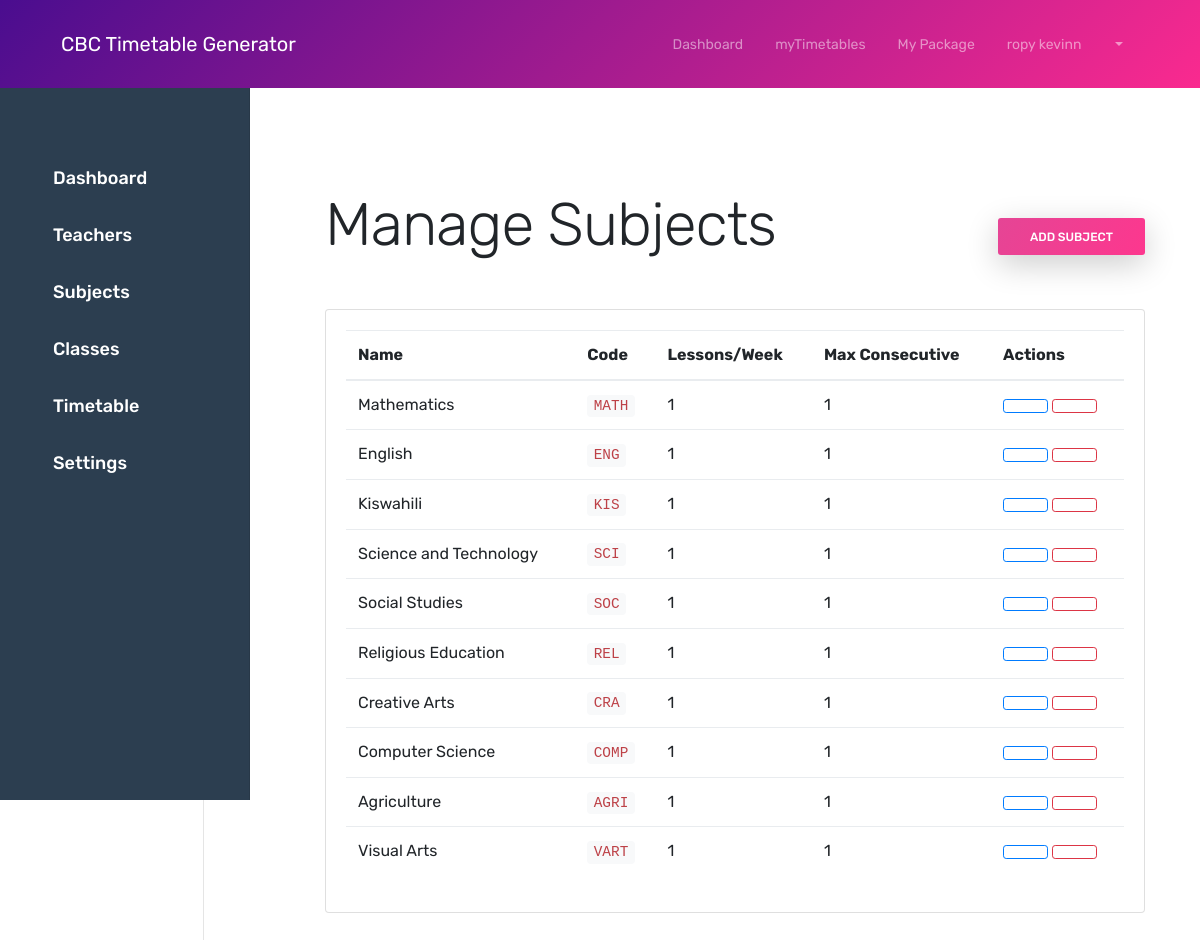
Screenshot of /admin/subjects (signed in) with the database file from the repository.
### app/models/user.py (models this page shows, shortened)
class User(UserMixin, db.Model):
    id = db.Column(db.Integer, primary_key=True)
    username = db.Column(db.String(64), unique=True, nullable=False)
    email = db.Column(db.String(120), unique=True, nullable=False)
    password_hash = db.Column(db.String(128))
    role = db.Column(db.String(20), default='teacher')
    school_id = db.Column(db.Integer, db.ForeignKey('school.id'), nullable=False)
    is_active = db.Column(db.Boolean, default=True)
    created_at = db.Column(db.DateTime, default=db.func.current_timestamp())
    updated_at = db.Column(db.DateTime, default=db.func.current_timestamp(),
                          onupdate=db.func.current_timestamp())
    @property
    def is_admin(self):
        return self.role == 'admin'

### app/models/timetable.py (models this page shows)
class Subject(db.Model):
    id = db.Column(db.Integer, primary_key=True)
    name = db.Column(db.String(50), nullable=False)
    code = db.Column(db.String(10), nullable=False)
    lessons_per_week = db.Column(db.Integer, default=1)
    grade_level = db.Column(db.Integer, nullable=False)
    school_id = db.Column(db.Integer, db.ForeignKey('school.id'), nullable=False)
    max_consecutive_periods= db.Column(db.Integer, nullable=False)

### app/admin/routes.py (the view)
@bp.route('/subjects')
@login_required
@admin_required
def manage_subjects():
    subjects = Subject.query.filter_by(school_id=current_user.school_id).all()
    form = SubjectForm()
    return render_template('admin/manage_subjects.html', subjects=subjects, form=form)

### app/models/user.py (called while the page is built)
@login_manager.user_loader
def load_user(id):
    return User.query.get(int(id))

### app/utils/security.py (called while the page is built)
def admin_required(f):
    @wraps(f)
    def decorated_function(*args, **kwargs):
        if not current_user.is_authenticated or not current_user.is_admin:
            abort(403)
        return f(*args, **kwargs)
    return decorated_function

### app/templates/admin/manage_subjects.html (shortened to what this page needs)
{% extends "admin/base.html" %}
{% block admin_content %}
<div class="container py-4">
    <div class="sidebar"
        style="width: 250px; background-color: #2C3E50; color: white; height: 100vh; padding-top: 20px; position: fixed; top: 0; left: 0; z-index: 1000;">
        <ul class="nav flex-column" style="list-style-type: none; padding-left: 0;">
            <li class="nav-item">
                <a href="{{ url_for('admin.dashboard') }}" class="nav-link text-white" style="padding: 15px; font-size: 18px;">
                     Dashboard
                </a>
            </li>
            <li class="nav-item">
                <a href="{{ url_for('admin.manage_teachers') }}" class="nav-link text-white"
                    style="padding: 15px; font-size: 18px;">
                     Teachers
                </a>
            </li>
            <li class="nav-item">
                <a href="{{ url_for('admin.manage_subjects') }}" class="nav-link text-white"
                    style="padding: 15px; font-size: 18px;">
                     Subjects
                </a>
            </li>
            <li class="nav-item">
                <a href="{{ url_for('admin.manage_classes') }}" class="nav-link text-white"
                    style="padding: 15px; font-size: 18px;">
                     Classes
                </a>
            </li>
            <li class="nav-item">
                <a href="{{ url_for('admin.manage_timetables') }}" class="nav-link text-white"
                    style="padding: 15px; font-size: 18px;">
                     Timetable
                </a>
            </li>
            <li class="nav-item">
                <a href="{{ url_for('admin.settings') }}" class="nav-link text-white"
                    style="padding: 15px; font-size: 18px;">
                     Settings
                </a>
            </li>
        </ul>
    </div>
    <div class="main-content" style="margin-left: 250px; padding: 20px;">
        <div class="d-flex justify-content-between align-items-center mb-4">
            <h1>Manage Subjects</h1>
            <button type="button" class="btn btn-primary" data-bs-toggle="modal" data-bs-target="#addSubjectModal">
                 Add Subject
            </button>
        </div>
        <div class="card">
            <div class="card-body">
                <div class="table-responsive">
                    <table class="table table-hover">
                        <thead>
                            <tr>
                                <th>Name</th>
                                <th>Code</th>
                                <th>Lessons/Week</th>
                                <th>Max Consecutive</th>
                                <th>Actions</th>
                            </tr>
                        </thead>
                        <tbody>
                            {% for subject in subjects %}
                            <tr>
                                <td>{{ subject.name }}</td>
                                <td><code>{{ subject.code }}</code></td>
                                <td>{{ subject.lessons_per_week }}</td>
                                <td>{{ subject.max_consecutive_periods }}</td>
                                <td>
                                    <button class="btn btn-sm btn-outline-primary"
                                        onclick="editSubject({{ subject.id }})">
                                    </button>
                                    <button class="btn btn-sm btn-outline-danger"
                                        onclick="deleteSubject({{ subject.id }})">
                                    </button>
                                </td>
                            </tr>
                            {% endfor %}
                        </tbody>
                    </table>
                </div>
            </div>
        </div>
    </div>
</div>
{% endblock %}

### app/templates/admin/base.html (shortened to what this page needs)
{% extends "base.html" %}
{% block content %}
<nav class="sidebar" id="sidebar">
    <div class="sidebar-sticky">
        <ul class="nav flex-column" >
            <li class="nav-item">
                <a class="nav-link {% if request.endpoint == 'admin.dashboard' %}active{% endif %}"
                   href="{{ url_for('admin.dashboard') }}">
                </a>
            </li>
            <li class="nav-item">
                <a class="nav-link {% if 'subscription' in request.endpoint %}active{% endif %}"
                   href="{{ url_for('admin.manage_subscription') }}">
                </a>
            </li>
            <li class="nav-item">
                <a class="nav-link {% if 'teachers' in request.endpoint %}active{% endif %}"
                   href="{{ url_for('admin.manage_teachers') }}">
                </a>
            </li>
            <li class="nav-item">
                <a class="nav-link {% if 'classes' in request.endpoint %}active{% endif %}"
                   href="{{ url_for('admin.manage_classes') }}">
                </a>
            </li>
            <li class="nav-item">
                <a class="nav-link {% if 'subjects' in request.endpoint %}active{% endif %}"
                   href="{{ url_for('admin.manage_subjects') }}">
                </a>
            </li>
            <li class="nav-item">
                <a class="nav-link {% if 'timetable' in request.endpoint %}active{% endif %}"
                   href="{{ url_for('admin.manage_timetables') }}">
                </a>
            </li>
            <li class="nav-item mt-auto">
                <a class="nav-link text-danger" href="{{ url_for('auth.logout') }}">
                </a>
            </li>
        </ul>
    </div>
</nav>
<nav class="top-nav d-flex justify-content-between align-items-center">
    <div class="user-profile dropdown">
        <a class="dropdown-toggle text-decoration-none text-dark" href="#" role="button"
           data-bs-toggle="dropdown" aria-expanded="false">
            <span class="d-none d-md-inline">{{ current_user.username }}</span>
        </a>
    </div>
</nav>
<main class="main-content">
    {% block admin_content %}{% endblock %}
</main>
{% endblock %}

### app/templates/base.html (shortened to what this page needs)
<!DOCTYPE html>
<html lang="en">
<head>
    <link rel="stylesheet" href="{{ url_for('static', filename='css/bootstrap.min.css') }}">
    <link rel="stylesheet" href="{{ url_for('static', filename='css/themify-icons.css') }}">
    <link rel="stylesheet" href="{{ url_for('static', filename='css/owl.carousel.min.css') }}">
    <link href="{{ url_for('static', filename='css/style.css') }}" rel="stylesheet">
    <link href="{{ url_for('static', filename='dashboard.css') }}" rel="stylesheet">
    <link href="{{ url_for('static', filename='css2/style.css') }}" rel="stylesheet">
</head>
<body>
    <div class="nav-menu fixed-top">
        <div class="container">
            <div class="row">
                <div class="col-md-12">
                    <nav class="navbar navbar-dark navbar-expand-lg">
                        <a class="navbar-brand" href="{{ url_for('main.index') }}"> CBC Timetable Generator</a>
                        <div class="collapse navbar-collapse" id="navbar">
                            <ul class="navbar-nav ml-auto">
                                {% if current_user.is_authenticated %}
                                <li class="nav-item">
                                    <a class="nav-link" href="{{ url_for('admin.dashboard') }}">Dashboard</a>
                                </li>
                                {% endif %}
                            </ul>
                            <ul class="navbar-nav">
                                {% if current_user.is_authenticated %}
                                <li class="nav-item">
                                    <a class="nav-link" href="{{  url_for('admin.timetable')  }}">myTimetables</a>
                                </li>
                                <li class="nav-item">
                                    <a class="nav-link" href="{{ url_for('admin.dashboard') }}">My Package</a>
                                </li>
                                <li class="nav-item dropdown">
                                    <a class="nav-link dropdown-toggle" href="#" id="navbarDropdown" role="button"
                                        data-bs-toggle="dropdown">
                                        {{ current_user.username }}
                                    </a>
                                </li>
                                {% endif %}
                            </ul>
                        </div>
                    </nav>
                </div>
            </div>
        </div>
    </div>
    <div class="content" style="padding-top: 100px;">
        {% block content %}{% endblock %}
    </div>
</body>
</html>

### app/static/css/style.css (style rules this page uses)
body { font-family: 'Rubik', sans-serif; position: relative; }
a { color: #e38cb7; }
h1 { font-size: 60px; font-weight: 300; letter-spacing: -1px; margin-bottom: 1.5rem; }
.btn { font-size: 12px; font-weight: 400; text-transform: uppercase; padding: 0.375rem 1.35rem; transition: all 0.3s ease; }
.btn-primary { border-radius: 3px; background-image: -moz-linear-gradient( 122deg, #e54595 0%, #fd378e 100%); background-image: -webkit-linear-gradient( 122deg, #e54595 0%, #fd378e 100%); background-image: -ms-linear-gradient( 122deg, #e54595 0%, #fd378e 100%); background-image: linear-gradient( 122deg, #e54595 0%, #fd378e 100%); box-shadow: 0px 9px 32px 0px rgba(0, 0, 0, 0.2); font-weight: 500; padding: 0.6rem 2rem; border: 0; }
.nav-menu { padding: 1rem 0; transition: all 0.3s ease; background-color: rgb(74, 13, 143); background: -moz-linear-gradient(135deg, rgb(74, 13, 143) 0%, rgb(250, 42, 143) 100%); background: -webkit-linear-gradient(135deg, rgb(74, 13, 143) 0%, rgb(250, 42, 143) 100%); background: linear-gradient(135deg, rgb(74, 13, 143) 0%, rgb(250, 42, 143) 100%); }
.navbar-nav .nav-link { position: relative; }
@media (min-width: 992px) { .navbar-expand-lg .navbar-nav .nav-link { padding-right: 1rem; padding-left: 1rem; font-size: 14px; } }
.sidebar { position: fixed; top: 20; left: 0; z-index: 1000; }
.nav { margin-top:130px }
.nav-link { display: flex; align-items: center; gap: 30px; }
.main-content { margin-left: 20px; padding: 20px; }

### app/static/dashboard.css (style rules this page uses)
.sidebar { position: fixed; top: 0; bottom: 0; left: 0; z-index: 100; padding: 48px 0 0; box-shadow: inset -1px 0 0 rgba(0, 0, 0, .1); }
.sidebar-sticky { position: relative; top: 0; height: calc(100vh - 48px); padding-top: .5rem; overflow-x: hidden; overflow-y: auto; }
.sidebar .nav-link { font-weight: 500; color: #333; padding: 0.5rem 1rem; }
.sidebar .nav-link.active { color: #2470dc; }
main { padding-top: 48px; }

### rows the page displays
User: username "ropy kevinn"
Subject: name "Mathematics", code "MATH", lessons_per_week "1", max_consecutive_periods "1"
Subject: name "English", code "ENG", lessons_per_week "1", max_consecutive_periods "1"
Subject: name "Kiswahili", code "KIS", lessons_per_week "1", max_consecutive_periods "1"
Subject: name "Science and Technology", code "SCI", lessons_per_week "1", max_consecutive_periods "1"
Subject: name "Social Studies", code "SOC", lessons_per_week "1", max_consecutive_periods "1"
Subject: name "Religious Education", code "REL", lessons_per_week "1", max_consecutive_periods "1"
Subject: name "Creative Arts", code "CRA", lessons_per_week "1", max_consecutive_periods "1"
Subject: name "Computer Science", code "COMP", lessons_per_week "1", max_consecutive_periods "1"
Subject: name "Agriculture", code "AGRI", lessons_per_week "1", max_consecutive_periods "1"
Subject: name "Visual Arts", code "VART", lessons_per_week "1", max_consecutive_periods "1"
